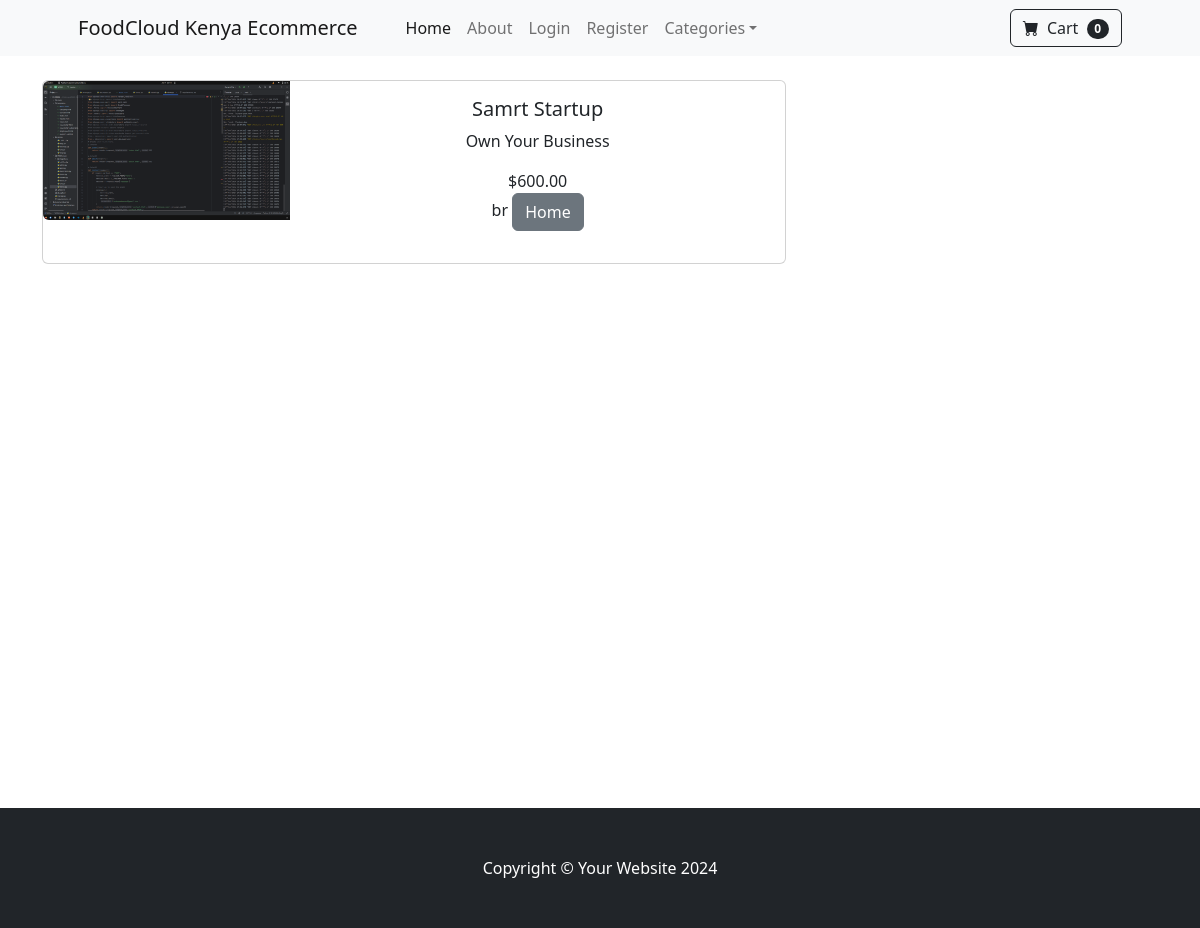
The page /product/5 on the database as committed earlier.
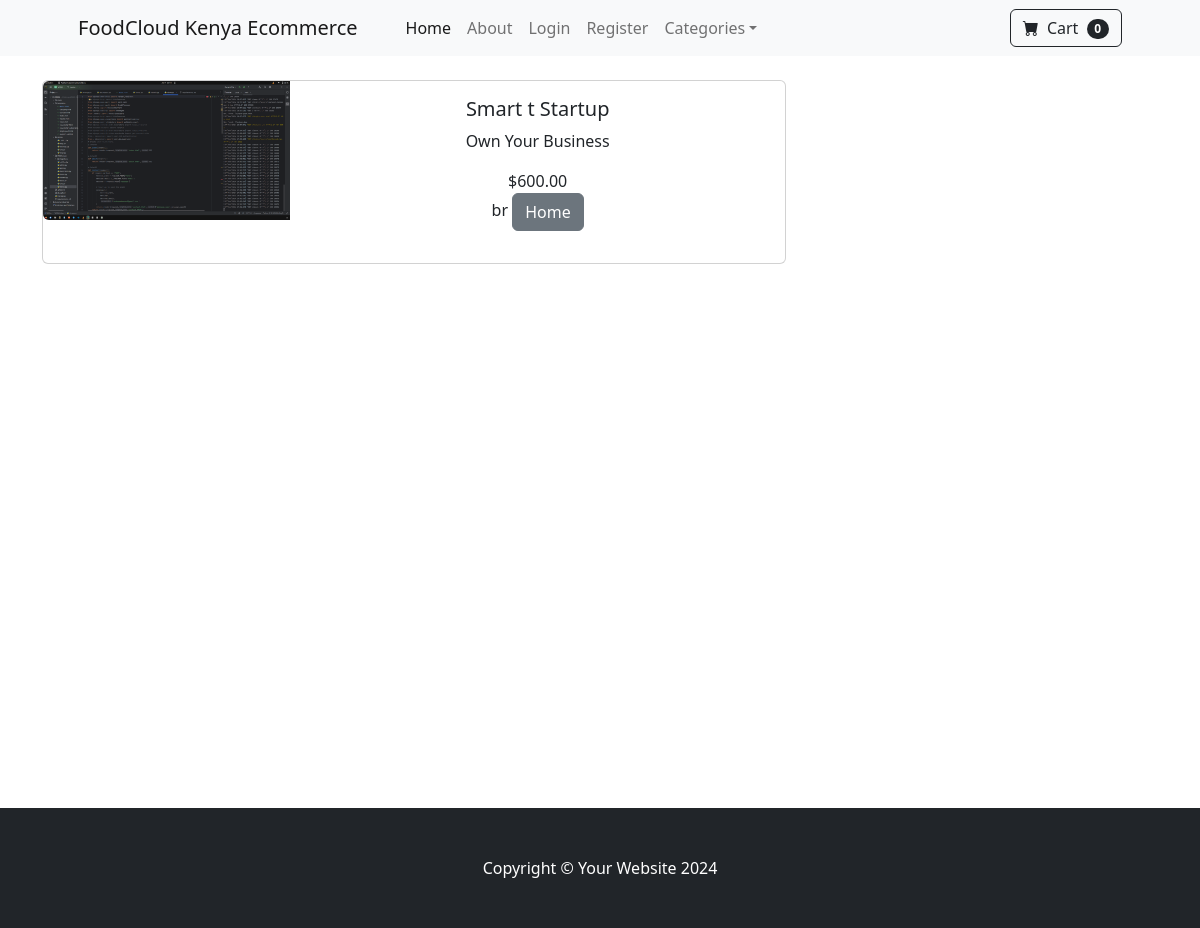
The same page on the database as committed later.
### store/models.py (models this page shows, shortened)
class Product(models.Model):
    name = models.CharField(max_length=100)
    price = models.DecimalField(default=0,decimal_places=2,max_digits=6)
    category = models.ForeignKey(Category,on_delete=models.CASCADE,default=1, max_length=50)
    description = models.CharField(max_length=250,default='',blank=True,null=True)
    image = models.ImageField(upload_to='uploads/products')
    is_sale = models.BooleanField(default=False)
    sale_price = models.DecimalField(default=0,decimal_places=2,max_digits=6)

### store/views.py (the view)
# urls.py: path('product/<int:pk>', views.product, name='product-url'),
def product(request, pk):
    product = Product.objects.get(id=pk)
    return render(request, 'product.html', {'product': product})

### cart/context_processors.py (called while the page is built)
def cart(request):
    return {'cart': Cart(request)}

### store/templates/product.html (shortened to what this page needs)
{% extends 'Base.html' %}
{% block content %}
<div class="container">
    <div class="col-8">
        <br>
        <div class="card mb-3">
            <div class="row g-0">
                <div class="col-md-4">
                    <img src="{{product.image.url}}" class="img-fluid rounded-start" alt="...">
                </div>
                <div class="col-md-8">
                    <div class="card-body">
                        <center>
                            <h5 class="card-title">{{product.name}}</h5>
                            <p class="card-text">{{product.description}}</p>
                            {% if product.is_sale %}
                            <div class="d-flex justify-content-center small text-warning mb-2 ">
                                <div class="bi-star-fill"></div>
                                &nbsp;&nbsp;Sale!&nbsp;&nbsp;
                                <div class="bi-star-fill"></div>
                            </div>
                            <strike>
                                ${{product.price}}
                            </strike>
                            &nbsp ${{product.sale_price}}
                            {% else %}
                            ${{product.price}}
                            {% endif %}
                            <br>br
                            <a href="{% url 'index-url' %}" class="btn btn-secondary">Home</a>
                        </center>
                    </div>
                </div>
            </div>
        </div>
    </div>
</div>
<br><br><br><br><br><br><br><br><br><br><br><br><br><br><br><br><br><br><br><br><br><br>
{% endblock %}

Rows that differ between the two databases and show on the page:
changed Product "Own Your Business": name "Samrt Startup" → "Smart t Startup"
